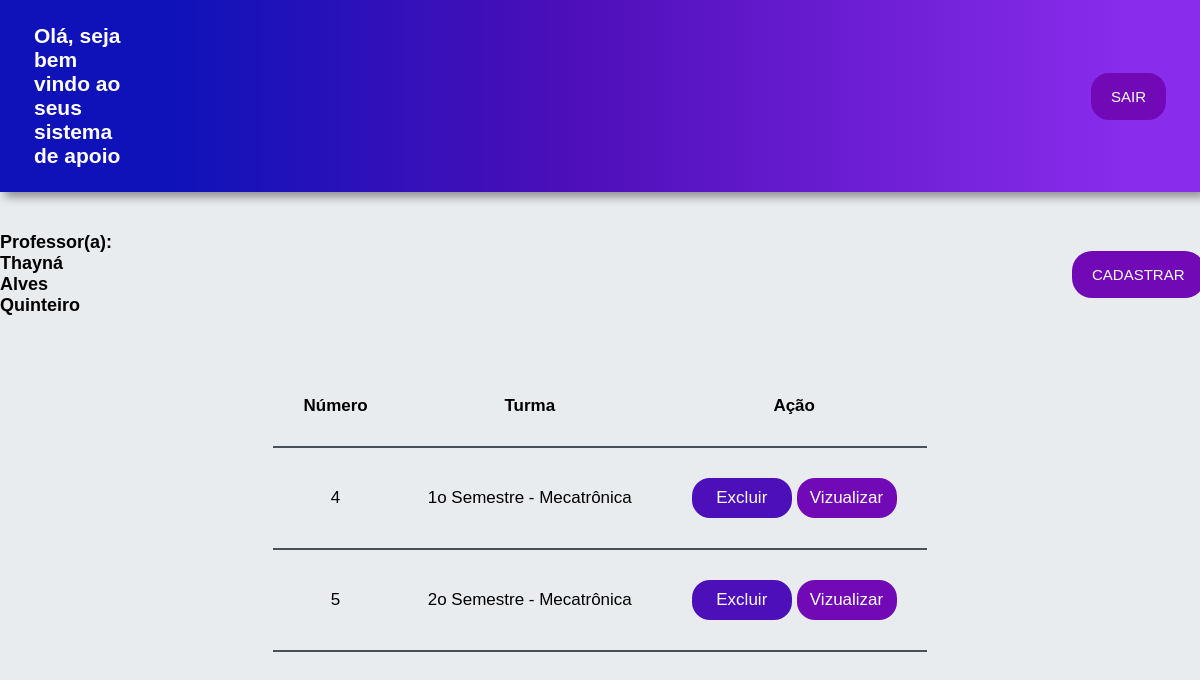
Before: /lista_turma/4 with the older database file.
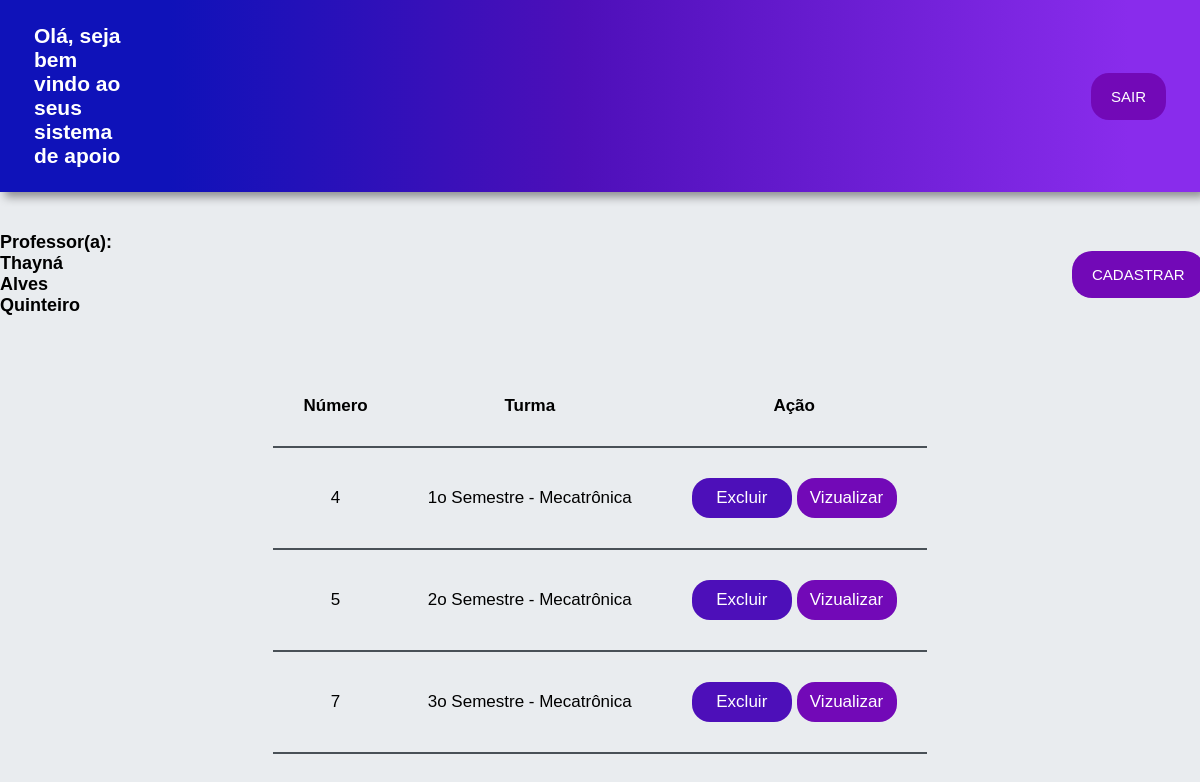
After: the same page with the newer database file.
### App_Escola/models.py (models this page shows, shortened)
class Turma(models.Model):
    nome_turma = models.CharField(max_length=120)
    id_professor = models.ForeignKey(Professor, null=True, on_delete=models.PROTECT)

### App_Escola/views.py (the view)
# urls.py: path('lista_turma/<int:id_professor>', views.lista_turma, name='lista_turma'),
def lista_turma(request, id_professor):
    dados_professor = Professor.objects.filter(id=id_professor).values("nome", "id")
    usuario_logado = dados_professor[0]
    usuario_logado = usuario_logado['nome']
    id_logado = dados_professor[0]
    id_logado = id_logado['id']
    turmas_do_professor = Turma.objects.filter(id_professor=id_logado)
    return render(request, 'Page_professor.html',
                  {'usuario_logado': usuario_logado, 'turmas_do_professor': turmas_do_professor,
                   'id_logado': id_logado})

### App_Escola/templates/Page_professor.html (shortened to what this page needs)
{% load static %}
<!DOCTYPE html>
<html lang="pt-BR">
<head>
    <link rel="stylesheet" type="text/css" href="{% static 'css/professor.css' %}">
</head>
<body>
    <header>
        <nav>
            <div class="nav-bar">
                <h1>Olá, seja bem vindo ao seus sistema de apoio</h1>
                <button>SAIR</button>
            </div>
        </nav>
    </header>
    <main>
        <div class="titulos">
           <h3>Professor(a): {{usuario_logado}}</h3>
          <button type="submit" name="tela_cadastro"><a href="/cad_turma/{{id_logado}}" style="text-decoration: none; color: white;">CADASTRAR</a></button>
        </div>
        <div class="tabela">
            <table>
                <tr>
                    <th>Número</th>
                    <th>Turma</th>
                    <th>Ação</th>
                </tr>
                {% for igs in turmas_do_professor %}
                <tr>
                    <td>{{igs.id}}</td>
                    <td>{{igs.nome_turma}}</td>
                    <td>
                        <button id="exclude"><a href="javascript:valida_excluir({{igs.id}})" style="text-decoration: none; color: white;">Excluir</a></button>
                        <button id="view"><a href="{% url 'lista_atividade' id_selecionado=igs.id %}" style="text-decoration: none; color: white;">Vizualizar</a></button>
                    </td>
                </tr>
                {% endfor %}
            </table>
        </div>
    </main>
</body>
</body>
</html>

Changed rows visible on the page:
added Turma: id "7", nome_turma "3o Semestre - Mecatrônica"
